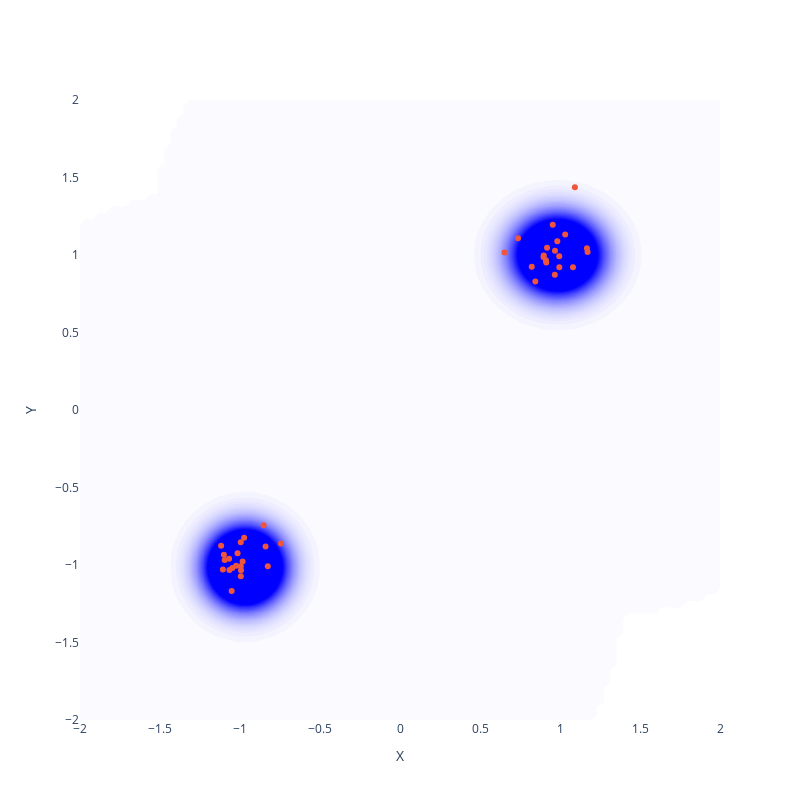

Notebook source saved alongside this figure:
### Code cell
z = torch.randn(100, model.latent_dim)
mean, var = model.decode(z, unnormalize=False)
mean

samples_normalized = model.output_normalizer.normalize(val_data)
z_mean, z_var = model.encode(samples_normalized)
x_mean, x_var = model.decode(z_mean, unnormalize=False)
weights = 1 / len(x_mean) * torch.ones(len(x_mean))
emp_dist = GaussianMixtureModel(x_mean, torch.diag_embed(x_var), weights)
fig = plot_density_heatmap(emp_dist.likelihood)
fig.add_trace(
    go.Scatter(x=samples_normalized[:, 0], y=samples_normalized[:, 1], mode="markers")
)
fig.show()
